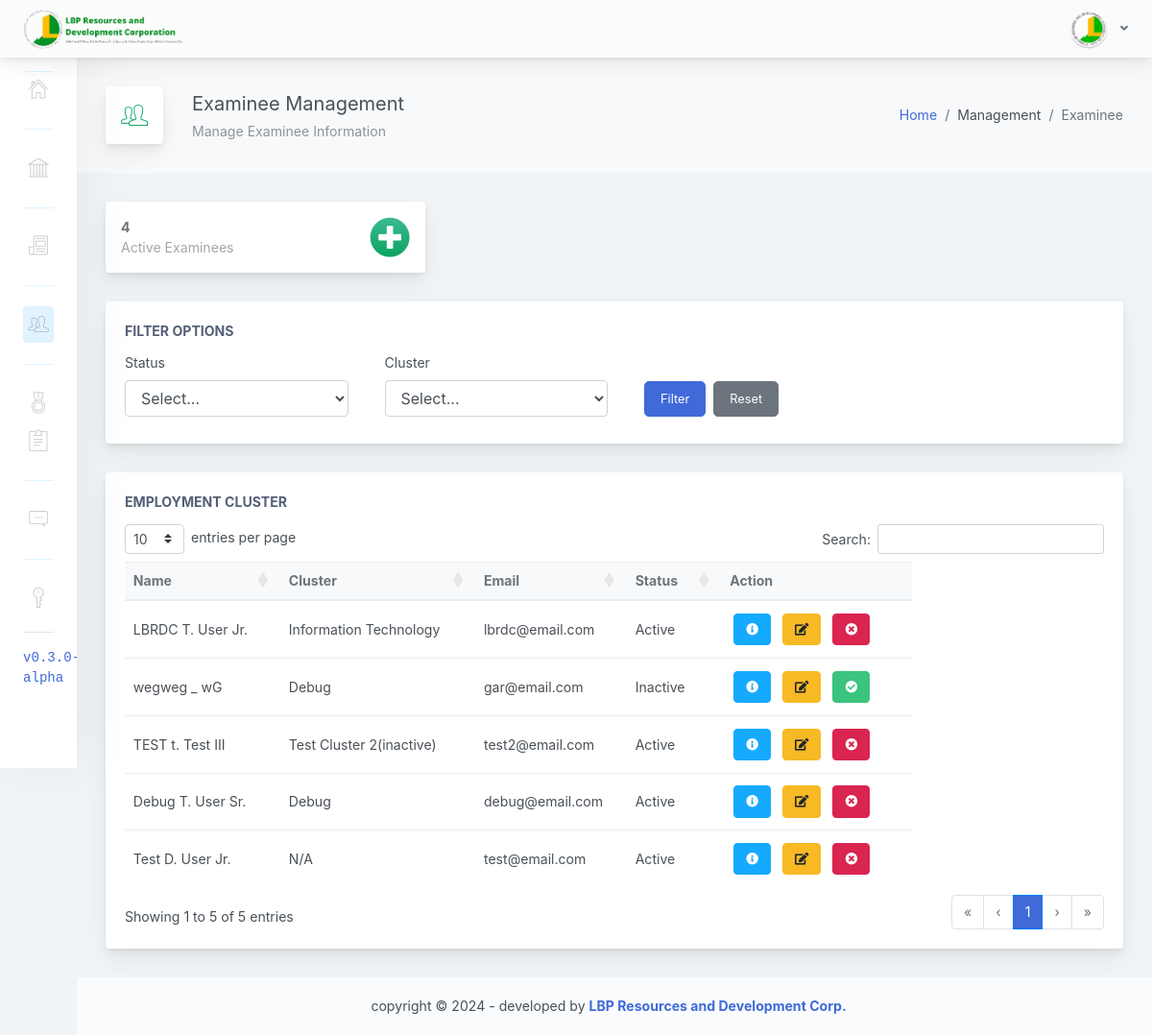
/adminpanel/home.php?page=manage-examinee (signed in), run on the app's committed database.
### tables this page shows
CREATE TABLE IF NOT EXISTS `examinee_tbl` (
  `exmne_id` int(11) NOT NULL AUTO_INCREMENT,
  `exmne_clu_id` varchar(255) NOT NULL,
  `exmne_fname` varchar(255) NOT NULL,
  `exmne_mname` varchar(255) NOT NULL,
  `exmne_lname` varchar(255) NOT NULL,
  `exmne_sfname` varchar(255) NOT NULL,
  `exmne_sex` varchar(255) NOT NULL,
  `exmne_birthdate` date NOT NULL,
  `exmne_email` varchar(255) NOT NULL,
  `exmne_pass` varchar(255) NOT NULL,
  `exmne_status` varchar(255) NOT NULL,
  `exmne_created` timestamp NOT NULL DEFAULT current_timestamp() ON UPDATE current_timestamp(),
  PRIMARY KEY (`exmne_id`)
);

CREATE TABLE IF NOT EXISTS `cluster_tbl` (
  `clu_id` int(11) NOT NULL AUTO_INCREMENT,
  `clu_name` varchar(255) NOT NULL,
  `clu_description` varchar(255) NOT NULL,
  `clu_status` int(1) NOT NULL,
  `clu_created` timestamp NOT NULL DEFAULT current_timestamp() ON UPDATE current_timestamp(),
  PRIMARY KEY (`clu_id`)
);

### adminpanel/pages/manage-examinee.php (the view, shortened to what this page needs)
<?php
    $stmt1 = $conn->prepare("SELECT * FROM examinee_tbl ORDER BY exmne_created DESC");
    $selCluster = $stmt1->execute();
    $exmne_status = 1;
    $stmt2 = $conn->prepare("SELECT * FROM examinee_tbl WHERE exmne_status = :exmne_status");
    $stmt2->bindParam(':exmne_status', $exmne_status);
    $stmt2->execute();
?>
                <div class="app-main__inner">
                    <div class="app-page-title">
                        <div class="page-title-wrapper">
                            <div class="page-title-heading">
                                <div class="page-title-icon">
                                    <i class="pe-7s-users icon-gradient bg-grow-early">
                                    </i>
                                </div>
                                <div>Examinee Management
                                    <div class="page-title-subheading">
                                        Manage Examinee Information
                                    </div>
                                </div>
                            </div>
                            <div class="page-title-actions">
                            <ol class="breadcrumb">
                                <li class="breadcrumb-item"><a href="home.php">Home</a></li>
                                <li class="breadcrumb-item">Management</li>
                                <li class="breadcrumb-item active" aria-current="page">Examinee</li>
                            </ol>
                            </div>
                        </div>
                    </div>
                    <div class="row">
                        <div class="col-md-6 col-xl-4">
                            <div class="card mb-3 widget-content">
                                <div class="widget-content-outer">
                                    <div class="widget-content-wrapper">
                                        <div class="widget-content-left">
                                            <div class="widget-heading"><?php echo $stmt2->rowCount(); ?></div>
                                            <div class="widget-subheading">Active Examinees</div>
                                        </div>
                                        <div class="widget-content-right">
                                            <div>
                                                <a href="javascript:void(0)" data-toggle="modal" data-target="#mdlAddExaminee" data-toggle="tooltip" data-placement="bottom" title="Add Examinee">
                                                    <i class="fa fa-3x fa-plus-circle icon-gradient bg-grow-early"></i>
                                                </a>
                                            </div>
                                        </div>
                                    </div>
                                </div>
                            </div>
                        </div>
                    </div>
                    <div class="row">
                        <div class="col-md-12">
                            <div class="main-card mb-3 card">
                            <div class="card-body">
                                    <div class="card-title">Filter Options</div>
                                    <div class="row">
                                        <div class="col-md-3 mr-2 mb-2">
                                            <label for="filter_status">Status</label>
                                            <select class="form-control" name="filter_status" id="filter_status">
                                                <option value="">Select...</option>
                                            </select>
                                        </div>
                                        <div class="col-md-3 mr-2 mb-2">
                                            <label for="filter_cluster">Cluster</label>
                                            <select class="form-control" name="filter_cluster" id="filter_cluster">
                                                <option value="">Select...</option>
                                            </select>
                                        </div>
                                        <div class="col-md-3 d-flex align-items-end mb-2">
                                            <button class="btn btn-lg btn-primary mr-2" id="filter-btn">Filter</button>
                                            <button class="btn btn-lg btn-secondary" id="reset-btn">Reset</button>
                                        </div>
                                    </div>
                                </div>
                            </div>
                        </div>
                    </div>
                    <div class="row">
                        <div class="col-md-12">
                            <div class="main-card mb-3 card">
                                <div class="card-body">
                                    <div class="card-title">Employment Cluster</div>
                                    <table class="mb-0 table table-hover dt-sort" id="tableList">
                                        <thead class="thead-light">
                                        <tr>
                                            <th>Name</th>
                                            <th>Cluster</th>
                                            <th>Email</th>
                                            <th>Status</th>
                                            <th data-dt-order="disable">Action</th>
                                        </tr>
                                        </thead>
                                        <tbody>
                                        <?php
                                            while ($row = $stmt1->fetch(PDO::FETCH_ASSOC)) {
                                                $exmne_id = $row['exmne_id'];
                                                $exmne_clu_id = $row['exmne_clu_id'];
                                                $exmne_fname = $row['exmne_fname'];
                                                $exmne_mname = $row['exmne_mname'];
                                                $exmne_lname = $row['exmne_lname'];
                                                $exmne_sfname = $row['exmne_sfname'];
                                                $exmne_sex = $row['exmne_sex'];
                                                $exmne_birthdate = $row['exmne_birthdate'];
                                                $exmne_email = $row['exmne_email'];
                                                $exmne_pass = $row['exmne_pass'];
                                                $exmne_status = $row['exmne_status'];
                                                $statusText = ($exmne_status == 1) ? 'Active' : 'Inactive';
                                                $clusterName = '';
                                                $stmt3 = $conn->prepare("SELECT clu_name, clu_status FROM cluster_tbl WHERE clu_id = :exmne_clu_id");
                                                $stmt3->bindParam(':exmne_clu_id', $exmne_clu_id);
                                                $stmt3->execute();
                                                $clusterRow = $stmt3->fetch(PDO::FETCH_ASSOC);
                                                if ($clusterRow) {
                                                    $clusterName = $clusterRow['clu_name'];
                                                    $clu_status = $clusterRow['clu_status'];
                                                }
                                                if ($clu_status == 1 && !empty($clusterName)) {
                                                    $cluster = $clusterName;
                                                } else if ($clu_status == 0 && !empty($clusterName)) {
                                                    $cluster = $clusterName . "(inactive)";
                                                } else {
                                                    $cluster = "N/A";
                                                }
                                        ?>
                                        <tr id="<?php echo htmlspecialchars($exmne_id); ?>">
                                            <td><?php
                                                echo htmlspecialchars($exmne_fname) . " ";
                                                if (!empty($exmne_mname)) {
                                                    echo htmlspecialchars(substr($exmne_mname, 0, 1)) . ". ";
                                                } else {
                                                    echo "_ ";
                                                }
                                                echo htmlspecialchars($exmne_lname) . " ";
                                                echo htmlspecialchars($exmne_sfname);
                                                ?>
                                            </td>
                                            <td><?php echo htmlspecialchars($cluster) ?></td>
                                            <td><?php echo htmlspecialchars($exmne_email) ?></td>
                                            <td><?php echo htmlspecialchars($statusText) ?></td>
                                            <td>
                                                <a href="javascript:void(0);" class="btn btn-info m-1" id="view-btn" data-toggle="modal" data-target="#mdlViewExaminee" data-toggle="tooltip" data-placement="bottom" title="View"
                                                data-view-id = "<?php echo htmlspecialchars($exmne_id); ?>"
                                                data-view-fname = "<?php echo htmlspecialchars($exmne_fname); ?>"
                                                data-view-mname = "<?php echo htmlspecialchars($exmne_mname); ?>"
                                                data-view-lname = "<?php echo htmlspecialchars($exmne_lname); ?>"
                                                data-view-sfname = "<?php echo htmlspecialchars($exmne_sfname); ?>"
                                                data-view-cluster = "<?php echo htmlspecialchars($exmne_clu_id); ?>"
                                                data-view-sex = "<?php echo htmlspecialchars($exmne_sex); ?>"
                                                data-view-birth = "<?php echo htmlspecialchars($exmne_birthdate); ?>"
                                                data-view-status = "<?php echo htmlspecialchars($exmne_status); ?>"
                                                data-view-email = "<?php echo htmlspecialchars($exmne_email); ?>"
                                                data-view-pass = "<?php echo htmlspecialchars($exmne_pass); ?>">
                                                    <i class="fas fa-info-circle"></i>
                                                </a>
                                                <a href="javascript:void(0);" class="btn btn-warning m-1" id="edit-btn" data-toggle="modal" data-target="#mdlEditExaminee" data-toggle="tooltip" data-placement="bottom" title="Edit"
                                                data-edit-id = "<?php echo htmlspecialchars($exmne_id); ?>"
                                                data-edit-fname = "<?php echo htmlspecialchars($exmne_fname); ?>"
                                                data-edit-mname = "<?php echo htmlspecialchars($exmne_mname); ?>"
                                                data-edit-lname = "<?php echo htmlspecialchars($exmne_lname); ?>"
                                                data-edit-sfname = "<?php echo htmlspecialchars($exmne_sfname); ?>"
                                                data-edit-cluster = "<?php echo htmlspecialchars($exmne_clu_id); ?>"
                                                data-edit-sex = "<?php echo htmlspecialchars($exmne_sex); ?>"
                                                data-edit-birth = "<?php echo htmlspecialchars($exmne_birthdate); ?>"
                                                data-edit-status = "<?php echo htmlspecialchars($exmne_status); ?>"
                                                data-edit-email = "<?php echo htmlspecialchars($exmne_email); ?>"
                                                data-edit-pass = "<?php echo htmlspecialchars($exmne_pass); ?>">
                                                    <i class="fas fa-edit"></i>
                                                </a>
                                                <?php if ($exmne_status == 1) { ?>
                                                <a href="javascript:void(0);" class="btn btn-danger m-1" id="disable-btn" data-toggle="modal" data-target="#mdlDisableExaminee" data-toggle="tooltip" data-placement="bottom" title="Disable"
                                                data-disable-id="<?php echo htmlspecialchars($exmne_id); ?>"
                                                data-disable-fname="<?php echo htmlspecialchars($exmne_fname); ?>"
                                                data-disable-lname="<?php echo htmlspecialchars($exmne_lname); ?>"
                                                data-disable-status="<?php echo htmlspecialchars($exmne_status); ?>">
                                                    <i class="fas fa-times-circle"></i>
                                                </a>
                                                <?php } else { ?>
                                                <a href="javascript:void(0);" class="btn btn-success m-1" id="enable-btn" data-toggle="modal" data-target="#mdlEnableExaminee" data-toggle="tooltip" data-placement="bottom" title="Enable"
                                                data-enable-id="<?php echo htmlspecialchars($exmne_id); ?>"
                                                data-enable-fname="<?php echo htmlspecialchars($exmne_fname); ?>"
                                                data-enable-lname="<?php echo htmlspecialchars($exmne_lname); ?>"
                                                data-enable-status="<?php echo htmlspecialchars($exmne_status); ?>">
                                                    <i class="fas fa-check-circle"></i>
                                                </a>
                                                <?php } ?>
                                            </td>
                                        </tr>
                                        <?php } ?>
                                        </tbody>
                                    </table>
                                </div>
                            </div>
                        </div>
                    </div>
                </div>

### data on the page
examinee_tbl: exmne_fname "LBRDC", exmne_mname "T", exmne_lname "User", exmne_sfname "Jr.", cluster_tbl.clu_name "Information Technology", exmne_email "lbrdc@email.com", exmne_status "Active"
examinee_tbl: exmne_fname "wegweg", exmne_lname "wG", cluster_tbl.clu_name "Debug", exmne_email "gar@email.com", exmne_status "Inactive"
examinee_tbl: exmne_fname "TEST", exmne_mname "t", exmne_lname "Test", exmne_sfname "III", cluster_tbl.clu_name "Test Cluster 2(inactive)", exmne_email "test2@email.com", exmne_status "Active"
examinee_tbl: exmne_fname "Debug", exmne_mname "T", exmne_lname "User", exmne_sfname "Sr.", cluster_tbl.clu_name "Debug", exmne_email "debug@email.com", exmne_status "Active"
examinee_tbl: exmne_fname "Test", exmne_mname "D", exmne_lname "User", exmne_sfname "Jr.", exmne_email "test@email.com", exmne_status "Active"
cluster_tbl: clu_status "N/A"

### other printed values
$stmt2->rowCount() "4"
